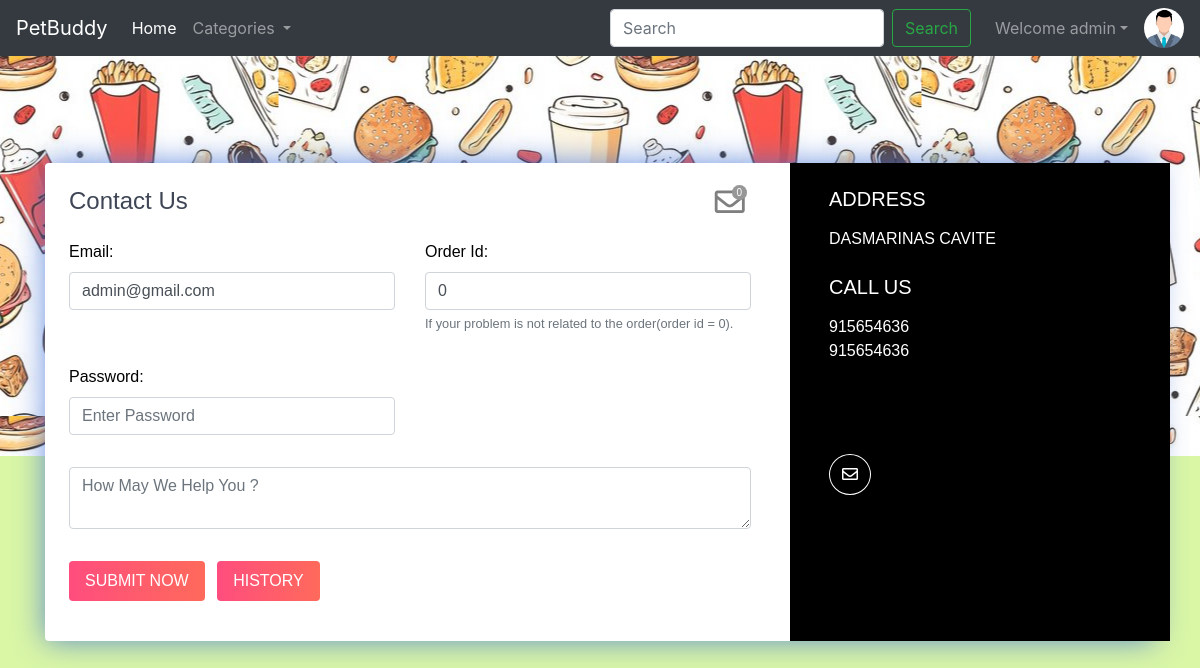
The app's page /contact.php (signed in) with its own data.
### tables this page shows
CREATE TABLE `sitedetail` (
  `tempId` int(11) NOT NULL,
  `systemName` varchar(50) DEFAULT NULL,
  `email` varchar(35) NOT NULL,
  `contact1` bigint(21) NOT NULL,
  `contact2` bigint(21) DEFAULT NULL COMMENT 'Optional',
  `address` text NOT NULL,
  `dateTime` datetime NOT NULL DEFAULT current_timestamp()
);

CREATE TABLE `users` (
  `id` int(21) NOT NULL,
  `username` varchar(21) NOT NULL,
  `firstName` varchar(21) NOT NULL,
  `lastName` varchar(21) NOT NULL,
  `email` varchar(35) NOT NULL,
  `phone` bigint(20) NOT NULL,
  `userType` enum('0','1') NOT NULL DEFAULT '0' COMMENT '0=user\r\n1=admin',
  `password` varchar(255) NOT NULL,
  `joinDate` datetime NOT NULL DEFAULT current_timestamp()
);

### contact.php (the view, shortened to what this page needs)
<!doctype html>
<html lang="en">
  <head>
    <link rel="stylesheet" href="https://stackpath.bootstrapcdn.com/bootstrap/4.5.0/css/bootstrap.min.css">
    <link rel="stylesheet" href="https://use.fontawesome.com/releases/v5.8.2/css/all.css">
  </head>
  <body>
  <?php include 'partials/_dbconnect.php';?>
  <?php include 'partials/_nav.php';?>
      <div class="contact2" style="background-image:url(img/bgcontact.jpg);height: 400px;" id="contact">
        <div class="container">
          <div class="row contact-container">
            <div class="col-lg-12">
              <div class="card card-shadow border-0 mb-4">
                <div class="row">
                  <div class="col-lg-8">
                    <div class="contact-box p-4">
                      <div class="row">
                        <div class="col-lg-8">
                          <h4 class="title">Contact Us</h4>
                        </div>
                        <?php if($loggedin){ ?>
                          <div class="col-lg-4">
                            <div class="icon-badge-container mx-1" style="padding-left: 167px;">
                              <a href="#" data-toggle="modal" data-target="#adminReply"><i class="far fa-envelope icon-badge-icon"></i></a>
                              <div class="icon-badge"><b><span id="totalMessage">0</span></b></div>
                            </div>
                          </div>
                        <?php } ?>
                      </div>
                      <?php
                          $passSql = "SELECT * FROM users WHERE id='$userId'";
                          $passResult = mysqli_query($conn, $passSql);
                          $passRow=mysqli_fetch_assoc($passResult);
                          $email = $passRow['email'];
                      ?>
                      <form action="partials/_manageContactUs.php" method="POST">
                        <div class="row">
                          <div class="col-lg-6">
                            <div class="form-group mt-3">
                                <b><label for="email">Email:</label></b>
                                <input type="email" class="form-control" id="email" name="email" placeholder="Enter Your Email" required value="<?php echo $email ?>">
                            </div>
                          </div>
                          <div class="col-lg-6">
                            <div class="form-group mt-3">
                              <b><label for="orderId">Order Id:</label></b>
                              <input class="form-control" type="text" id="orderId" name="orderId" placeholder="Order Id" value="0">
                              <small id="orderIdHelp" class="form-text text-muted">If your problem is not related to the order(order id = 0).</small>
                            </div>
                          </div>
                          <div class="col-lg-6">
                            <div class="form-group mt-3">
                              <b><label for="password">Password:</label></b>
                              <input class="form-control" id="password" name="password" placeholder="Enter Password" type="password" placeholder="Enter Your Password" required data-toggle="password">
                            </div>
                          </div>
                          <div class="col-lg-12">
                            <div class="form-group  mt-3">
                                <textarea class="form-control" id="message" name="message" rows="2" required minlength="6" placeholder="How May We Help You ?"></textarea>
                            </div>
                          </div>
                          <?php if($loggedin){ ?>
                            <div class="col-lg-12">
                              <button type="submit" class="btn btn-danger-gradiant mt-3 mb-3 text-white border-0 py-2 px-3"><span> SUBMIT NOW <i class="ti-arrow-right"></i></span></button>
                              <button type="button" class="btn btn-danger-gradiant mt-3 mb-3 text-white border-0 py-2 px-3 mx-2" data-toggle="modal" data-target="#history"><span> HISTORY <i class="ti-arrow-right"></i></span></button>
                            </div>
                          <?php } ?>
                        </div>
                      </form>
                    </div>
                  </div>
                  <?php
                    $sql = "SELECT * FROM `sitedetail`";
                    $result = mysqli_query($conn, $sql);
                    $row = mysqli_fetch_assoc($result);
                    $address = $row['address'];
                    $email = $row['email'];
                    $contact1 = $row['contact1'];
                    $contact2 = $row['contact2'];
                    echo '<div class="col-lg-4 bg-image textcolor" style="background-color:black;url(img/map.jpg);" >
                          <div class=" detail-box p-4" >
                            <h5 class="text-white font-weight-light mb-3">ADDRESS</h5>
                            <p class="text-white op-7">' .$address. '</p>
                            <h5 class="text-white font-weight-light mb-3 mt-4">CALL US</h5>
                            <p class="text-white op-7">' .$contact1. '
                              <br> ' .$contact2. '</p>
                            <div class="round-social light">
                              <a href="https://mail.google.com/mail/?view=cm&fs=1&tf=1&to=' .$email. '" class="ml-0 text-decoration-none text-white border border-white rounded-circle" target="_blank"><i class="far fa-envelope"></i></a>
                              <!-- <a href="https://github.com/darshankparmar" class="text-decoration-none text-white border border-white rounded-circle" target="_blank"><i class="fab fa-github"></i></i></a>
                              <a href="https://youtube.com/" class="text-decoration-none text-white border border-white rounded-circle" target="_blank"><i class="fab fa-youtube"></i></a> -->
                            </div>
                          </div>
                        </div>';
                  ?>
                </div>
              </div>
            </div>
          </div>
        </div>
      </div>
  </body>
</html>

### partials/_nav.php (shortened to what this page needs)
<?php
if(isset($_SESSION['loggedin']) && $_SESSION['loggedin']==true){
  $loggedin= true;
  $userId = $_SESSION['userId'];
  $username = $_SESSION['username'];
}
else{
  $loggedin = false;
  $userId = 0;
}
$sql = "SELECT * FROM `sitedetail`";
$result = mysqli_query($conn, $sql);
$row = mysqli_fetch_assoc($result);
$systemName = $row['systemName'];
echo '<nav class="navbar navbar-expand-lg navbar-dark bg-dark">
      <a class="navbar-brand" href="index.php">'.$systemName.'</a>
      <button class="navbar-toggler bg-dark" type="button" data-toggle="collapse" data-target="#navbarSupportedContent" aria-controls="navbarSupportedContent" aria-expanded="false" aria-label="Toggle navigation">
        <span class="navbar-toggler-icon"></span>
      </button>
      <div class="collapse navbar-collapse" id="navbarSupportedContent">
        <ul class="navbar-nav mr-auto">
          <li class="nav-item active">
            <a class="nav-link" href="index.php">Home <span class="sr-only">(current)</span></a>
          </li>
          <li class="nav-item dropdown">
            <a class="nav-link dropdown-toggle" href="#" id="navbarDropdown" role="button" data-toggle="dropdown" aria-haspopup="true" aria-expanded="false">
              Categories
            </a>
            <div class="dropdown-menu" aria-labelledby="navbarDropdown">';
            echo '</div>
          </li>
        <!--   <li class="nav-item">
            <a class="nav-link" href="viewOrder.php">Your Orders</a>
          </li>
         <li class="nav-item">
            <a class="nav-link" href="about.php">About Us</a>
          </li>
          <li class="nav-item">
            <a class="nav-link" href="contact.php">Contact Us</a>
          </li>-->
        </ul>
        <form method="get" action="/OnlineOrdering/search.php" class="form-inline my-2 my-lg-0 mx-3">
          <input class="form-control mr-sm-2" type="search" name="search" id="search" placeholder="Search" aria-label="Search" required>
          <button class="btn btn-outline-success my-2 my-sm-0" type="submit">Search</button>
        </form>';
        if($loggedin){
          echo '<ul class="navbar-nav mr-2">
            <li class="nav-item dropdown">
              <a class="nav-link dropdown-toggle" href="#" id="navbarDropdown" role="button" data-toggle="dropdown"> Welcome ' .$username. '</a>
              <div class="dropdown-menu" aria-labelledby="navbarDropdown">
                <a class="dropdown-item" href="partials/_logout.php">Logout</a>
              </div>
            </li>
          </ul>
          <div class="text-center image-size-small position-relative">
            <a href="viewProfile.php"><img src="img/person-' .$userId. '.jpg" class="rounded-circle" onError="this.src = \'img/profilePic.jpg\'" style="width:40px; height:40px"></a>
          </div>';
        }
        else {
          echo '
          <button type="button" class="btn btn-success mx-2"  data-toggle="modal" data-target="#loginModal">Login</button>
          <button type="button" class="btn btn-success mx-2"  data-toggle="modal" data-target="#signupModal">SignUp</button>';
        }
  echo '</div>
    </nav>';
?>

### contact.php (style rules this page uses)
body { background-color: #DAF7A6 !important; }
.icon-badge-container { position: absolute; }
.icon-badge-icon { font-size: 30px; color: rgb(0 0 0 / 50%); position: relative; }
.icon-badge { background-color: #979797;; font-size: 10px; color: white; text-align: center; width: 15px; height: 15px; border-radius: 49%; position: relative; top: -35px; left: 17px; }
.contact2 { font-family: "Montserrat", sans-serif; color: #8d97ad; font-weight: 300; background-position: center top; color: black; }
.contact2 h1, .contact2 h2, .contact2 h3, .contact2 h4, .contact2 h5, .contact2 h6 { color: #3e4555; }
.contact2 .bg-image { background-size: cover; position: relative; display: -webkit-box; display: -webkit-flex; display: -ms-flexbox; display: flex; }
.contact2 .card.card-shadow { -webkit-box-shadow: 0px 0px 30px rgba(115, 128, 157, 0.1); box-shadow: 0px 0px 30px rgba(61, 109, 214, 0.774); }
.contact2 .detail-box .round-social { margin-top: 100px; color: rgb(0,0,0); }
.contact2 .round-social a { background: transparent; margin: 0 7px; padding: 11px 12px; }
.contact2 .contact-container { position: relative; top: 107px; }
.contact2 .btn-danger-gradiant { background: #ff4d7e; background: -webkit-linear-gradient(legacy-direction(to right), #ff4d7e 0%, #ff6a5b 100%); background: -webkit-gradient(linear, left top, right top, from(#ff4d7e), to(#ff6a5b)); background: -webkit-linear-gradient(left, #ff4d7e 0%, #ff6a5b 100%); background: -o-linear-gradient(left, #ff4d7e 0%, #ff6a5b 100%); background: linear-gradient(to right, #ff4d7e 0%, #ff6a5b 100%); }

### records on screen
sitedetail: systemName "PetBuddy", address "DASMARINAS CAVITE", contact1 "915654636", contact2 "915654636"
users: email "admin@gmail.com"

### other values on screen
$username "admin"
